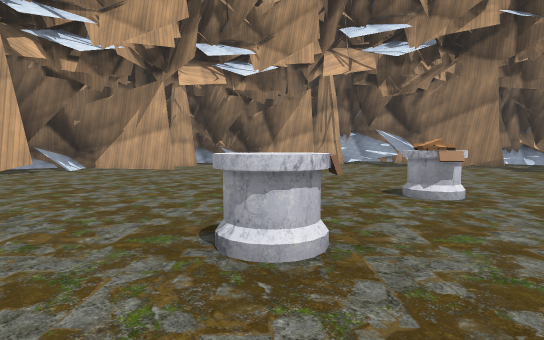
[1] (above)

16 first-person views from a walk through a 3-D level made in the Godot game engine. The camera is 1.2 m above the floor, tilts 4° down and sees 80° across. The floor is counted in squares, 2 m on a side. Each view is taken from the middle of a square. On the plan, view 1 faces up. The plan holds only what a view shows up to about 10 squares ahead; the rest is blank. The place goes on beyond the plan. Some surface patterns are stand-ins.

[2]
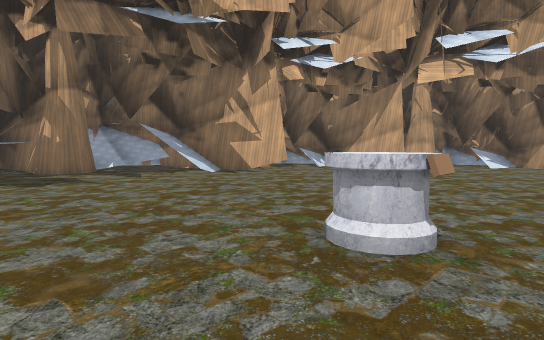

[3]
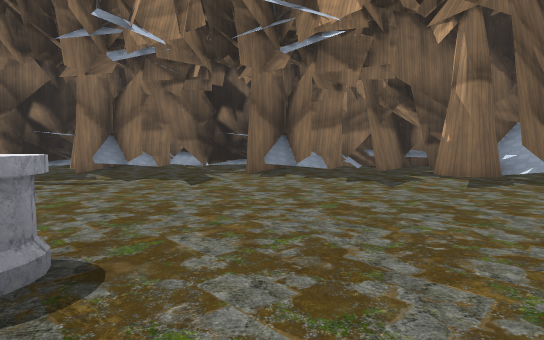

[4]
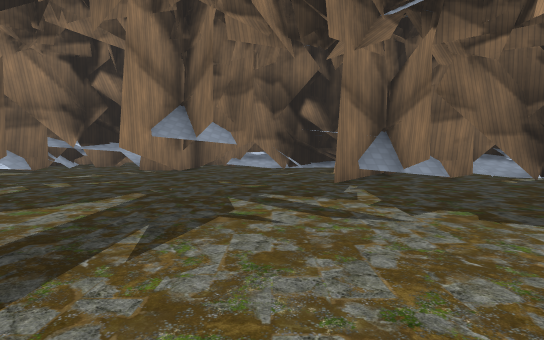

[5]
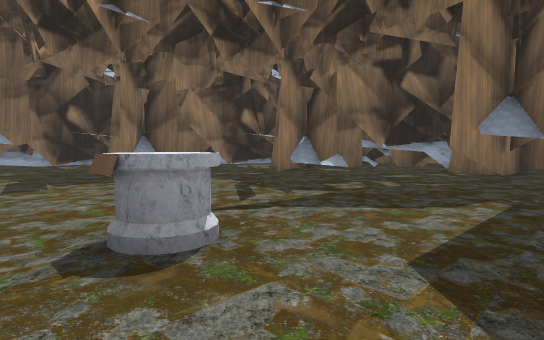

[6]
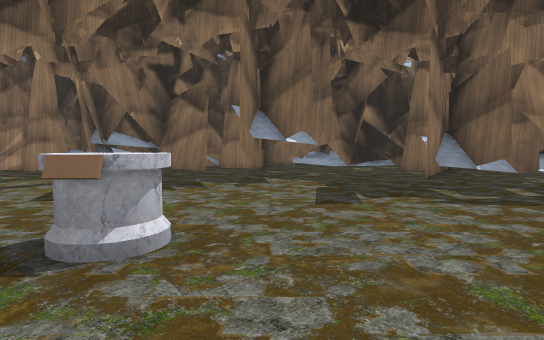

[7]
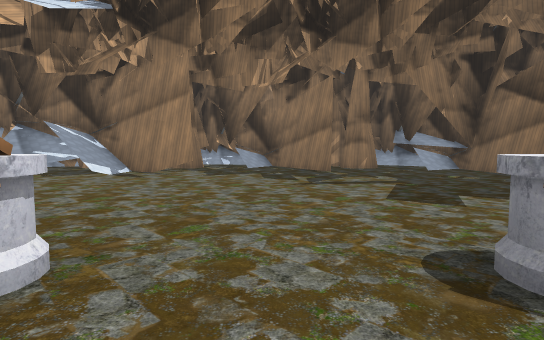

[8]
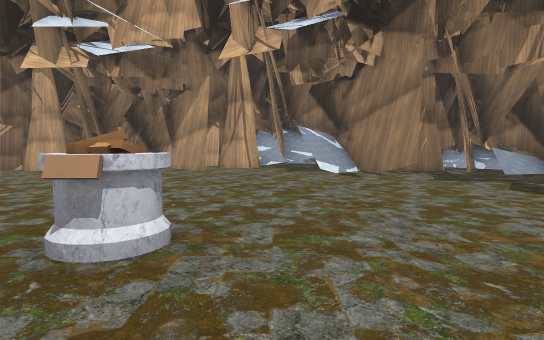

[9]
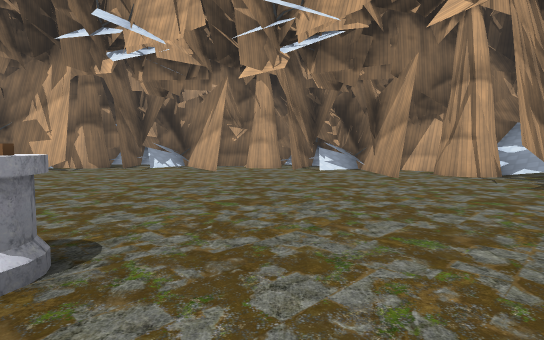

[10]
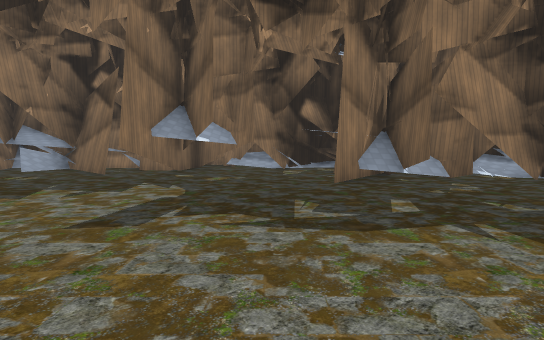

[11]
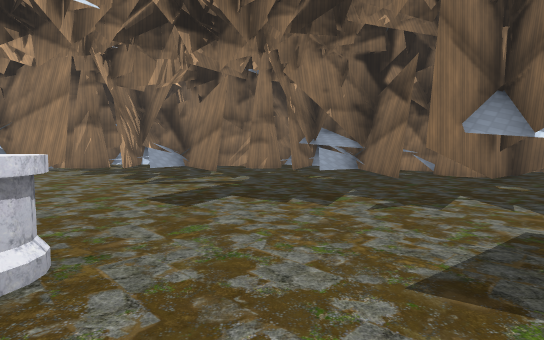

[12]
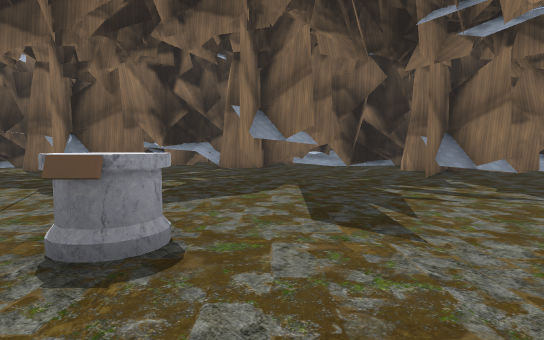

[13]
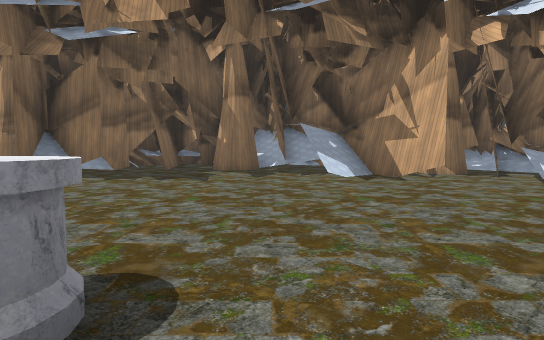

[14]
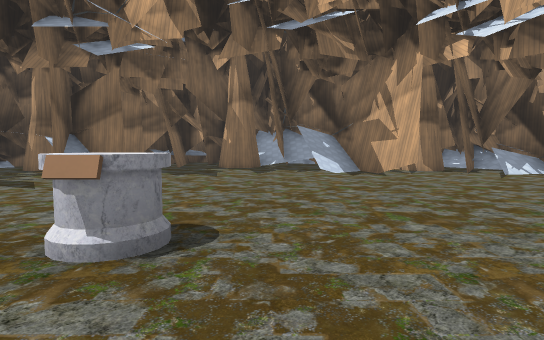

[15]
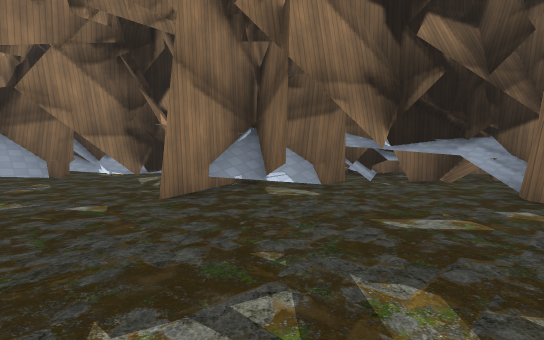

[16]
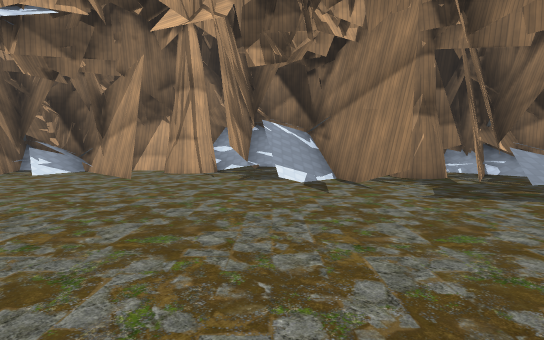

### Floor plan
Key: @ floor where view 1 was taken; # wall or solid block; . main floor; : floor 0.25 m higher than the main floor; P pedestal.
Columns run from 9 left of view 1 to 12 right of it. Each row starts with its distance up from view 1.
 12       ########
 11       ##..#.###
 10      ##...... #####
  9    ####........#..#
  8    #..............##
  7    #..............####
  6    ##...............##
  5   ##.................#
  4  ## .......P.........#
  3 ###................###
  2 ##.......P...P....###
  1 #.................. #
  0 ##.......@.P....... ##
 -1 ####.................#
 -2   ###............... #
 -3    #.............####
 -4    # .#...........:##
 -5    ##:#....#...#. ##
 -6     ###.. #...#####
 -7      ## .##...##
 -8        ########

Positions as (right, up) in squares from view 1, and headings:
1: (0, 0), facing up
2: (1, 0), facing up-left
3: (0, 4), facing down-left
4: (-1, 1), facing down
5: (0, 1), facing down-right
6: (2, 1), facing right
7: (2, 2), facing up-right
8: (3, 2), facing up
9: (4, 4), facing up-left
10: (3, -1), facing right
11: (4, 0), facing up-right
12: (1, 2), facing down
13: (1, 3), facing left
14: (2, 3), facing left
15: (2, -3), facing down-right
16: (4, 4), facing up
